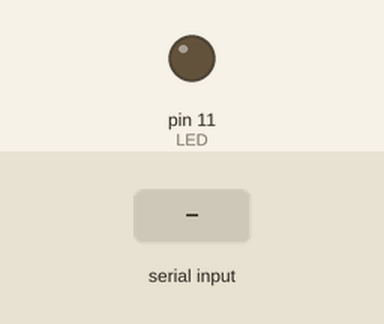
A sketch run on a simulated Arduino Mega 2560, built for the host (arithmetic inside an expression is 32-bit, double 64-bit). On the bench: output pins drawn as LEDs (lit = HIGH). Inputs (shaded band) come from the test bench.

Above: at 1.2 s.
1.3 s: "1\n" received over the second serial link
At 2.3 s:
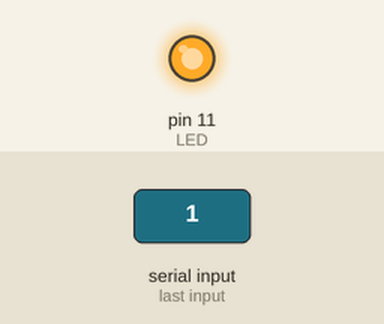
2.8 s: "0\n" received over the second serial link
At 3.5 s:
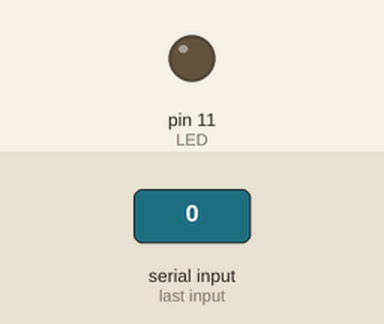
Timing chart, 0 to 5.8 s (numbered marks = the images above; inputs shaded):
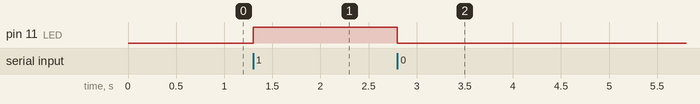

The sketch:

BluetoothModule.ino
```cpp
int LED = 11;

void setup()
{

 Serial1.begin(9600);
 pinMode(LED, OUTPUT);
 //Serial.println("Ready to connect\nDefault password is 1234 or 000");

}

void loop()
{
  if (Serial1.available())
  {
   String flag = Serial1.readStringUntil('\r\n');
   flag==1;
   if (flag == "1")
  {
    digitalWrite(LED, HIGH);
    Serial1.println("LED On");
  }
  else if (flag == "0")
  {
    digitalWrite(LED, LOW);
    Serial1.println("LED Off");
  }
  }
}
```

Measured:
- after the input at 1.3 s, pin 11 (LED): LOW → HIGH at once
- after the input at 2.8 s, pin 11 (LED): HIGH → LOW at once
